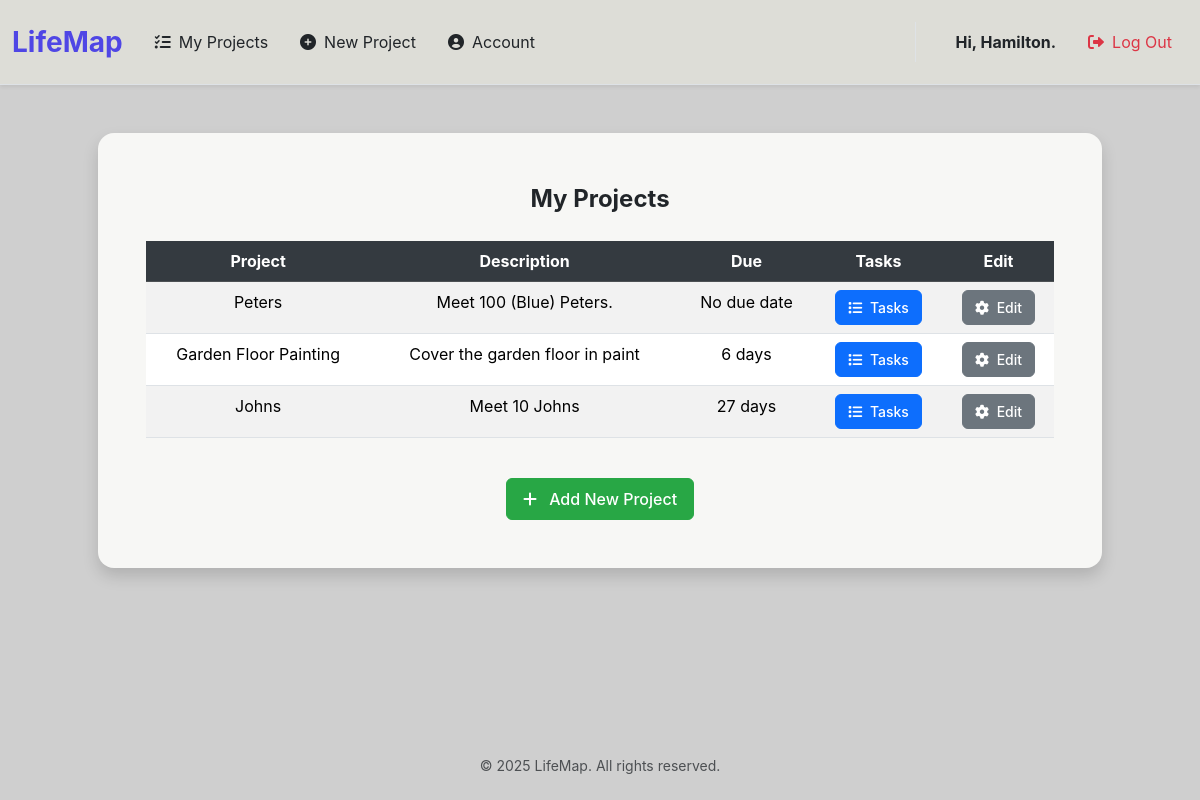
Screenshot of /projects (signed in) with the database file from the repository.
### tables this page shows
CREATE TABLE users (
    user_id INTEGER PRIMARY KEY AUTOINCREMENT,
    username TEXT NOT NULL UNIQUE,
    email TEXT UNIQUE,
    password_hash TEXT NOT NULL
);

CREATE TABLE projects (
    project_id INTEGER PRIMARY KEY AUTOINCREMENT,
    user_id INTEGER NOT NULL,
    name TEXT NOT NULL,
    description TEXT,
    start_date TEXT,
    end_date TEXT,
    FOREIGN KEY (user_id) REFERENCES users (user_id)
);

### app.py (the view)
@app.route("/projects", methods=["GET", "POST"])
@login_required
def projects_list():
    if request.method == "GET":
        conn = get_db()
        cursor = conn.cursor()
        user_id = session["user_id"]
        cursor.execute("""SELECT * FROM projects WHERE user_id = ? ORDER BY end_date ASC""", (user_id,))
        rows = [dict(row) for row in cursor.fetchall()]
        for row in rows:
            row["readable_due_date"] = format_date_difference(row["end_date"])
        return render_template(
            "projects.html",
            projects=rows,
            username=get_username(user_id))
    else:
        return error_page("Request Error, Only GET requests accepted.", 403)

### app.py (called while the page is built)
def get_db():
    if 'lifemap_db' not in g:
        g.lifemap_db = sqlite3.connect("LifeMap.db")
        g.lifemap_db.row_factory = sqlite3.Row
    return g.lifemap_db

def login_required(f):
    @wraps(f)
    def decorated_function(*args, **kwargs):
        if session.get("user_id") is None:
            return redirect("/login")
        return f(*args, **kwargs)
    return decorated_function

def get_username(user_id):
    conn = get_db()
    cursor = conn.cursor()
    cursor.execute("""SELECT username FROM users WHERE user_id = ?""", (user_id,))
    username_row = cursor.fetchone()
    return username_row[0] if username_row else None

def format_date_difference(target_date_str: str) -> str:
    if not target_date_str: return "No due date"
    target_date = date.fromisoformat(target_date_str)
    today = date.today()
    delta = relativedelta(target_date, today)
    if target_date < today: return "Date has passed"
    parts = []
    if delta.years: parts.append(f"{delta.years} year{'s' if delta.years != 1 else ''}")
    if delta.months: parts.append(f"{delta.months} month{'s' if delta.months != 1 else ''}")
    if delta.days: parts.append(f"{delta.days} day{'s' if delta.days != 1 else ''}")
    return " ".join(parts) or "Today"

@app.after_request
def after_request(response):
    response.headers["Cache-Control"] = "no-cache, no-store, must-revalidate"
    response.headers["Expires"] = 0
    response.headers["Pragma"] = "no-cache"
    return response

### templates/projects.html (shortened to what this page needs)
{% extends "layout.html" %}
{% block username %}
    <div class="fs-6 fw-bold">Hi, {{username}}.</div>
{% endblock %}
{% block main %}
    <div class="mb-4 shadow rounded-4 p-5 mx-auto" style="background-color: #f7f7f5 !important; max-width: 90%; width: 100%;">
        <div class="fs-4 fw-bold mb-4 text-center">
            My Projects
        </div>
        <div class="table-responsive">
            <table class="table table-hover table-striped">
                <thead class="table-dark">
                    <tr>
                        <th scope="col">Project</th>
                        <th scope="col">Description</th>
                        <th scope="col">Due</th>
                        <th scope="col">Tasks</th>
                        <th scope="col">Edit</th>
                    </tr>
                </thead>
                <tbody>
                    {% for row in projects %}
                    <tr>
                        <td> {{ row["name"] }} </td>
                        <td> {{ row["description"] }} </td>
                        {% if row["readable_due_date"] in this_week %}
                        <td><b style="color:red;"> {{ row["readable_due_date"]}}</b><td>
                        {% else %}
                        <td> {{ row["readable_due_date"]}}<td>
                        {% endif %}
                            <button class="details-button btn btn-sm btn-primary" data-project-id="{{ row["project_id"] }}">
                                <i class="fa-solid fa-list me-1"></i> Tasks
                            </button>
                        </td>
                        <td>
                            <button class="edit-button btn btn-sm btn-secondary" data-project-id="{{ row["project_id"] }}">
                                <i class="fa-solid fa-gear me-1"></i> Edit
                            </button>
                        </td>
                    </tr>
                    {% endfor %}
                </tbody>
            </table>
        </div>
        <div class="d-flex justify-content-center mt-4">
            <a href="/newProject" class="btn btn-new-project">
                <i class="fa-solid fa-plus me-2"></i> Add New Project
            </a>
        </div>
    </div>
{% endblock %}

### templates/layout.html (style rules this page uses)
body { font-family: 'Inter', sans-serif; background-color: #f8f9fa; display: flex; flex-direction: column; min-height: 100vh; }
#bg { background-color: #cfcfcf }

### templates/projects.html (style rules this page uses)
.btn { border-radius: 0.375rem; font-weight: 500; transition: all 0.2s ease-in-out; padding: 0.375rem 0.75rem; font-size: 0.875rem; }
.btn-primary { background-color: #0d6efd; border-color: #0d6efd; color: white; }
.btn-secondary { background-color: #6c757d; border-color: #6c757d; color: white; }
.table-dark th { background-color: #343a40; color: white; }
.btn-new-project { background-color: #28a745; border-color: #28a745; color: white; padding: 0.5rem 1rem; font-size: 1rem; }

### rows the page displays
users: username "Hamilton"
projects: name "Peters", description "Meet 100 (Blue) Peters.", readable_due_date "No due date"
projects: name "Garden Floor Painting", description "Cover the garden floor in paint", readable_due_date "6 days"
projects: name "Johns", description "Meet 10 Johns", readable_due_date "27 days"
